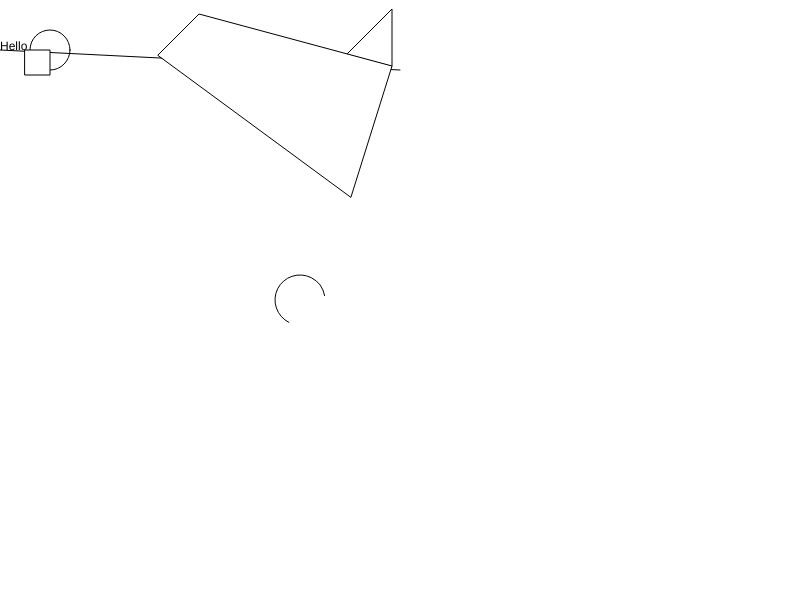
Frame 1 (no input)
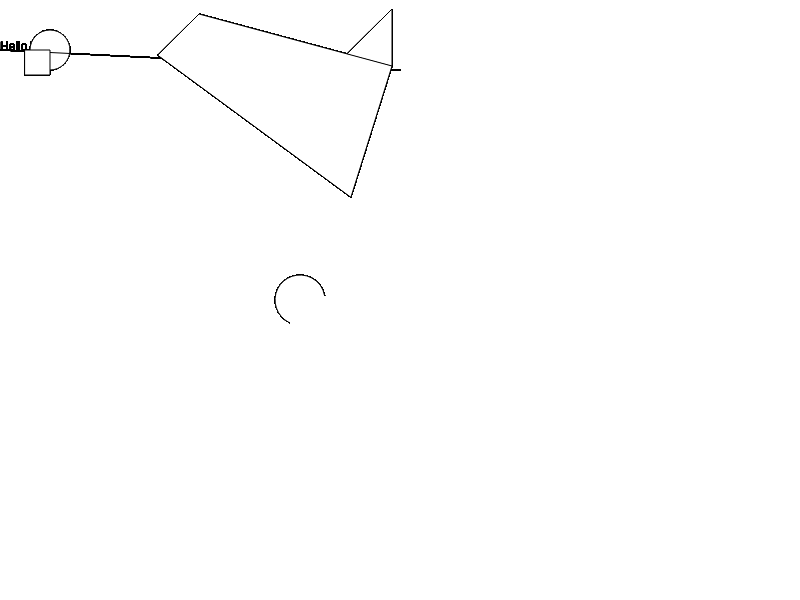
Frame 60 (no input)
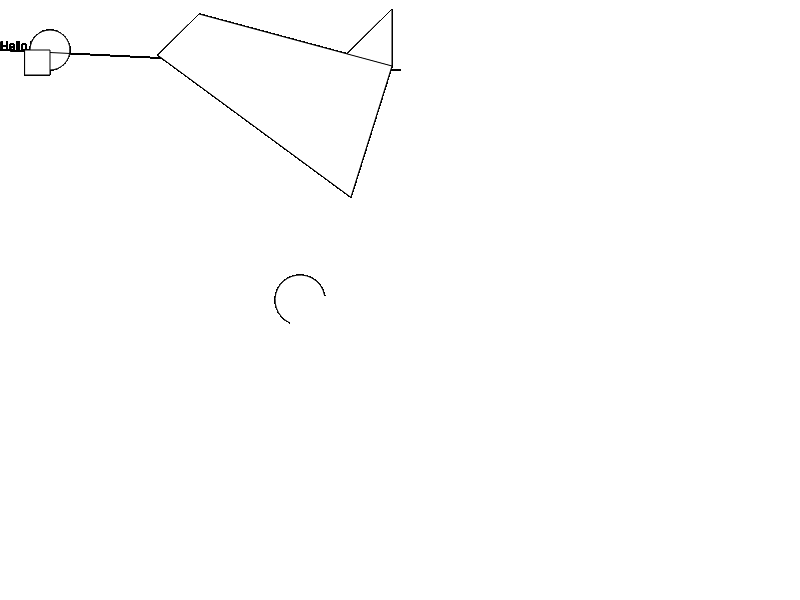
Frame 120 (the mouse pressed at the canvas centre since frame 60)

The p5.js sketch that drew these frames (run headless with seeded random() and noise() and a simulated clock; from frame 60 on, the mouse is pressed at the canvas centre):

// p5.js sketch
// ── sketch.js
function setup() {
  createCanvas(800,600);
  background(255);
  // put setup code here
}

function draw() {
  text("Hello World!",0,50);
  ellipse(50,50,40,40);
  line(0,50,400,70);
  triangle(347,54,392,9,392,66);
  quad(158,55,199,14,392,66,351,197);
  rect(25,50,25,25);
  arc(300,300,50,50,90,270);
  // put drawing code here
}
